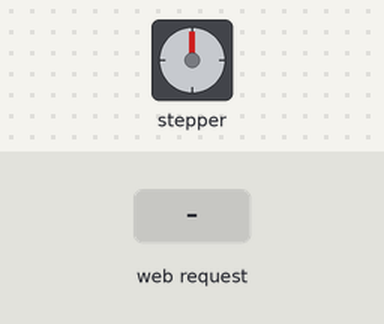
A sketch run on a simulated ESP32. Parts: stepper motor. The inputs (shaded band) are chosen by the test bench. WiFi joins after 1.5 s; servers stay silent unless stated; a WiFi scan finds three made-up networks; stepper angles assume 4096 steps per turn; what the sketch prints to the serial monitor is not drawn.

Above: at 7.7 s.
7.8 s: HTTP request GET /step received
At 8.84 s:
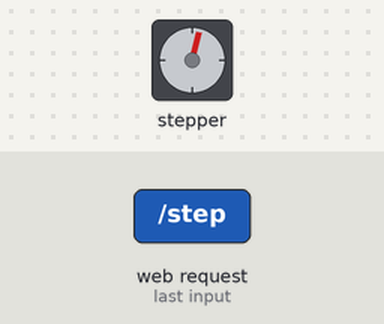
At 10.2 s:
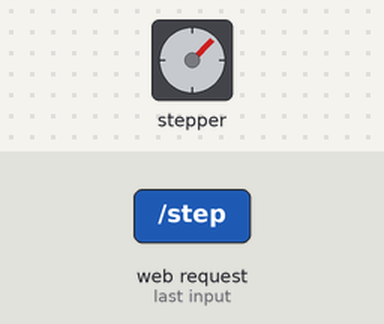
10.8 s: HTTP request GET /step received
At 13.7 s:
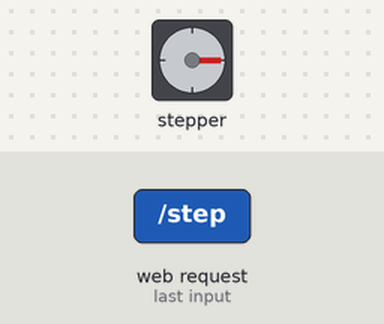
Timing chart, 0 to 15.2 s (numbered marks = the images above; inputs shaded):
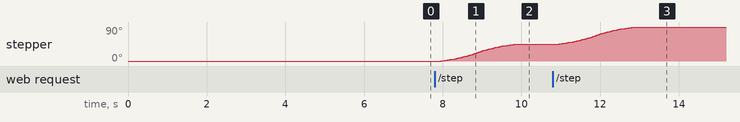

Measured:
- after the input at 7.8 s, stepper: turns 45° clockwise in 2.0 s, starting after 0.16 s
- after the input at 10.8 s, stepper: turns 45° clockwise in 2.0 s, starting after 0.16 s

The sketch:

esp32_motor_controller.ino
```cpp
#include <WiFi.h>
#include <WebServer.h>
#include <AccelStepper.h>

// ==========================================
// CONFIGURAZIONE WIFI
// ==========================================
const char* ssid = "VF_IT_FWA_531F";
const char* password = "GalaHouse25!";

// ==========================================
// CONFIGURAZIONE MOTORE 28BYJ-48 + ULN2003
// ==========================================
// Tipo 8 = half-step a 4 fili (raccomandato per il 28BYJ-48)
#define motorInterfaceType 8
#define IN1 19
#define IN2 20
#define IN3 21
#define IN4 22
// CRITICO: La sequenza IN1, IN3, IN2, IN4 è OBBLIGATORIA per AccelStepper!
// (cioè: GPIO19, GPIO21, GPIO20, GPIO22)
AccelStepper stepper = AccelStepper(motorInterfaceType, IN1, IN3, IN2, IN4);

// ==========================================
// SERVER HTTP (Porta 80)
// ==========================================
WebServer server(80);

void handleRoot() {
  server.send(200, "text/plain", "ESP32 Motor Controller Online. Chiama /step per muovere il motore.");
}

void handleStep() {
  Serial.println(">>> Richiesta bot ricevuta! Movo il motore di 512 passi...");
  // 28BYJ-48 = 4096 passi per giro completo in half-step.
  // 512 passi = 1/8 di giro, visibilmente apprezzabile.
  stepper.move(512);
  server.send(200, "text/plain", "OK - Movimento in coda");
}

void setup() {
  Serial.begin(115200);
  delay(3000); // Pausa per aprire il Monitor Seriale

  // Configurazione velocità e accelerazione del motore
  stepper.setMaxSpeed(1000.0);
  stepper.setAcceleration(500.0);

  Serial.println("\n=================================");
  Serial.println("--- AVVIO SERVER ESP32 MOTOR ---");
  Serial.println("=================================");

  // Connessione WiFi con forzatura BSSID per bypassare il Band Steering di Vodafone
  WiFi.mode(WIFI_STA);
  WiFi.setSleep(false); // Disabilita power-saving WiFi

  Serial.println("Scansione reti in corso...");
  int n = WiFi.scanNetworks();
  bool reteTrovata = false;

  for (int i = 0; i < n; ++i) {
    if (String(WiFi.SSID(i)) == ssid) {
      Serial.print("Rete trovata! BSSID: ");
      Serial.print(WiFi.BSSIDstr(i));
      Serial.print("  Canale: ");
      Serial.println(WiFi.channel(i));
      // Forzatura sul BSSID specifico per evitare il rimbalzo tra 2.4 e 5 GHz
      WiFi.begin(ssid, password, WiFi.channel(i), WiFi.BSSID(i));
      reteTrovata = true;
      break;
    }
  }

  if (!reteTrovata) {
    Serial.println("BSSID non trovato, tentativo diretto...");
    WiFi.begin(ssid, password);
  }

  int tentativi = 0;
  while (WiFi.status() != WL_CONNECTED) {
    delay(500);
    Serial.print(".");
    tentativi++;
    if (tentativi >= 40) {
      Serial.println("\n[ERRORE] Connessione fallita. Controlla SSID e password e riavvia.");
      return;
    }
  }

  Serial.println("\n[OK] CONNESSIONE STABILITA!");
  Serial.print(">>> Copia questo URL nel file .env come ESP32_MOTOR_URL: http://");
  Serial.print(WiFi.localIP());
  Serial.println("/step");

  // Rotte per il server web
  server.on("/", handleRoot);
  server.on("/step", HTTP_GET, handleStep);

  server.begin();
  Serial.println("[OK] Server HTTP in ascolto su porta 80.");
}

void loop() {
  // Gestisce le richieste HTTP in arrivo
  server.handleClient();

  // Avanza il motore di un passo alla volta (non bloccante)
  stepper.run();
}
```
